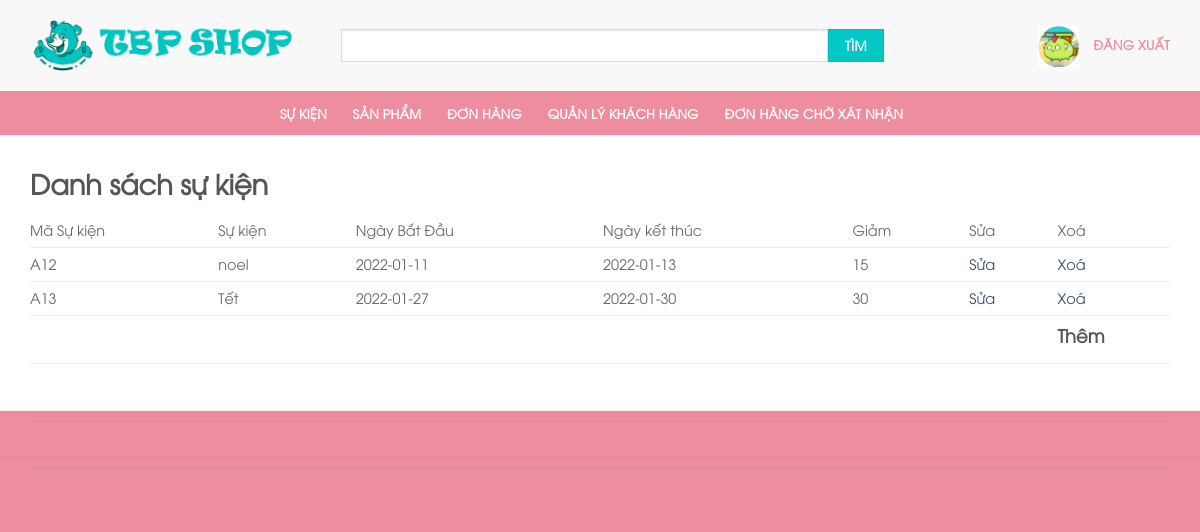
The app's page /admin.php with its own data.
### tables this page shows
CREATE TABLE `event` (
  `ID` varchar(100) NOT NULL,
  `Event` varchar(100) NOT NULL,
  `Start_date` varchar(12) NOT NULL,
  `End_end` varchar(12) NOT NULL,
  `Discount` int(11) NOT NULL,
  `Status` varchar(100) NOT NULL DEFAULT 'true'
);

### event.php (called while the page is built, shortened)
<?php
class event {
    public function showall($conn) {
        $sql = "SELECT * FROM event";
        $result = $conn->query($sql);
        return $result;
    }
}

### admin.php (the view, shortened to what this page needs)
<!DOCTYPE html>
<html lang="vi" class="loading-site no-js">
    <head>
        <link rel='stylesheet' id='wp-block-library-css'
              href='./includes/css/dist/block-library/style.min234e.css?ver=5.5.7' type='text/css' media='all' />
        <link rel='stylesheet' id='wc-block-vendors-style-css'
              href='./content/plugins/woocommerce/packages/woocommerce-blocks/build/vendors-style6b00.css?ver=3.4.0'
              type='text/css' media='all' />
        <link rel='stylesheet' id='wc-block-style-css'
              href='./content/plugins/woocommerce/packages/woocommerce-blocks/build/style6b00.css?ver=3.4.0'
              type='text/css' media='all' />
        <link rel='stylesheet' id='contact-form-7-css'
              href='./content/plugins/contact-form-7/includes/css/stylesde54.css?ver=5.3' type='text/css' media='all' />
        <link rel='stylesheet' id='wcva-shop-frontend-css'
              href='./content/plugins/woocommerce-colororimage-variation-select/css/shop-frontend234e.css?ver=5.5.7'
              type='text/css' media='all' />
        <link rel='stylesheet' id='dashicons-css' href='./includes/css/dashicons.min234e.css?ver=5.5.7' type='text/css'
              media='all' />
        <link rel='stylesheet' id='flatsome-ionicons-css'
              href='././maxcdn.bootstrapcdn.com/font-awesome/4.7.0/css/font-awesome.min234e.css?ver=5.5.7' type='text/css'
              media='all' />
        <link rel='stylesheet' id='flatsome-icons-css'
              href='./content/themes/flatsome/assets/css/fl-iconsae34.css?ver=3.12' type='text/css' media='all' />
        <link rel='stylesheet' id='flatsome-main-css'
              href='./content/themes/flatsome/assets/css/flatsomee56c.css?ver=3.12.2' type='text/css' media='all' />
        <link rel='stylesheet' id='flatsome-shop-css'
              href='./content/themes/flatsome/assets/css/flatsome-shope56c.css?ver=3.12.2' type='text/css' media='all' />
        <link rel='stylesheet' id='flatsome-style-css' href='./content/themes/web-khoi-nghiep/style6aec.css?ver=3.0'
              type='text/css' media='all' />
        <link rel="stylesheet" href="./admin/css/css.css">
    </head>
    <body
        <div class="archive post-type-archive post-type-archive-product theme-flatsome woocommerce woocommerce-page woocommerce-no-js lightbox nav-dropdown-has-arrow">
            <div id="wrapper">
                <header id="header" class="header has-sticky sticky-jump">
                    <div class="header-wrapper">
                        <div id="masthead" class="header-main hide-for-sticky">
                            <div class="header-inner flex-row container logo-left medium-logo-center" role="navigation">
                                <div id="logo" class="flex-col logo">
                                    <a href="admin.php" title="Gấu bông siêu đẹp - Một trang web mới sử dụng "
                                       rel="home">
                                        <img width="281" height="91" src="./content/uploads/2020/10/logoshop.png"
                                             class="header_logo header-logo" alt="Gấu bông siêu đẹp" /><img width="281"
                                             alt="Gấu bông siêu đẹp" /></a>
                                </div>
                                <div class="flex-col hide-for-medium flex-left flex-grow">
                                    <ul class="header-nav header-nav-main nav nav-left  nav-uppercase">
                                        <li class="header-search-form search-form html relative has-icon">
                                            <div class="header-search-form-wrapper">
                                                <div class="searchform-wrapper ux-search-box relative is-normal">
                                                    <form  method="post" class="searchform" action="#">
                                                        <div class="flex-row relative">
                                                            <div class="flex-col flex-grow">
                                                                <input type="text" id="woocommerce-product-search-field-0"
                                                                       class="search-field mb-0" value="" name="seach"  onkeydown="" />
                                                            </div>
                                                            <div class="flex-col">
                                                                <input type="submit" value="Tìm" name="timkiem"/>
                                                            </div>
                                                        </div>
                                                    </form>
                                                </div>
                                            </div>
                                        </li>
                                    </ul>
                                </div>
                                <div class="flex-col hide-for-medium flex-right">
                                    <ul class="header-nav header-nav-main nav nav-right  nav-uppercase">
                                        <li id="dangxuat" style="display: block;" title="ADMIN">
                                            <img src="admin/images/avata.png" alt="" srcset="" id="avatar">
                                            <a href="Dangnhap.php">
                                                <span id="Đăng xuất">
                                                    Đăng Xuất
                                                </span>
                                            </a>
                                        </li>
                                    </ul>
                                </div>
                            </div>
                            <div class="container">
                                <div class="top-divider full-width"></div>
                            </div>
                        </div>
                        <div id="wide-nav" class="header-bottom wide-nav nav-dark flex-has-center hide-for-medium">
                            <div class="flex-row container">
                                <div class="flex-col hide-for-medium flex-center">
                                    <ul class="nav header-nav header-bottom-nav nav-center  nav-spacing-xlarge nav-uppercase">
                                        <li id="menu-item-50"
                                            class="menu-item menu-item-type-post_type menu-item-object-page menu-item-home menu-item-50">
                                            <a href="admin.php" class="nav-top-link">Sự Kiện</a></li>
                                        <li id="menu-item-583"
                                            class="menu-item menu-item-type-taxonomy menu-item-object-product_cat menu-item-583">
                                            <a href="manageproduct.php" class="nav-top-link">Sản Phẩm</a></li>
                                        <li id="menu-item-584"
                                            class="menu-item menu-item-type-taxonomy menu-item-object-product_cat menu-item-584">
                                            <a href="donhang_xatnhan.php" class="nav-top-link">Đơn hàng</a></li>
                                        <li id="menu-item-585"
                                            class="menu-item menu-item-type-taxonomy menu-item-object-product_cat menu-item-585">
                                            <a href="managecustomer.php" class="nav-top-link">Quản lý khách hàng</a>
                                        </li>
                                        <li id="menu-item-586"
                                            class="menu-item menu-item-type-taxonomy menu-item-object-product_cat menu-item-586">
                                            <a href="donhang.php" class="nav-top-link">Đơn hàng chờ xát nhận</a></li>
                                    </ul>
                                </div>
                            </div>
                        </div>
                        <div class="header-bg-container fill">
                            <div class="header-bg-image fill"></div>
                            <div class="header-bg-color fill"></div>
                        </div>
                    </div>
                </header>
                <?php
                if (isset($_POST['timkiem'])) {
                    $seach = $_POST['seach'];
                    require_once './event.php';
                    require_once './Connett.php';
                    $call = new event("", "", "", "", "");
                    $result = $call->showallseachname($conn, $seach);
                    $s = 'block';
                } else {
                    require_once './event.php';
                    require_once './Connett.php';
                    $call = new event("", "", "", "", "");
                    $result = $call->showall($conn);
                }
                ?>
                <main id="main" class="">
                    <div class="row category-page-row">
                        <div class="col large-12">
                            <div class="shop-container">
                                <div class="woocommerce-notices-wrapper">
                                    <div class="container_center">
                                        <div class="container_center_header">
                                            <H1>Danh sách sự kiện</H1>
                                        </div>
                                        <div class="container_center_body">
                                            <table>
                                                <tr class="head_table">
                                                    <td>Mã Sự kiện</td>
                                                    <td>Sự kiện</td>
                                                    <td>Ngày Bắt Đầu</td>
                                                    <td>Ngày kết thúc</td>
                                                    <td>Giảm</td>
                                                    <td>Sửa</td>
                                                    <td>Xoá</td>
                                                </tr>
                                                <?php
                                                while ($row = $result->fetch_assoc()) {
                                                    if ($row['Status'] == "true") {
                                                        ?>
                                                        <tr>
                                                            <td><?php echo $row['ID']; ?></td>
                                                            <td><?php echo $row['Event']; ?></td>
                                                            <td><?php echo $row['Start_date']; ?></td>
                                                            <td><?php echo $row['End_end']; ?></td>
                                                            <td><?php echo $row['Discount'] ?></td>
                                                            <td><a href="edit_event.php?edit=<?php echo $row['ID']; ?>">Sửa</a></td>
                                                            <td><a href="admin.php?delete=<?php echo $row['ID']; ?>">Xoá</a></td>
                                                        </tr>
                                                        <?php
                                                    }
                                                }
                                                ?>
                                                <tr>
                                                    <td></td>
                                                    <td></td>
                                                    <td></td>
                                                    <td></td>
                                                    <td></td>
                                                    <td></td>
                                                    <td><a href="addevent.php"><h3>Thêm</h3></a></td>
                                                </tr>
                                            </table>
                                        </div>
                                    </div>
                                </div>
                            </div>
                        </div>
                </main>
                <footer id="footer" class="footer-wrapper">
                    <div class="absolute-footer dark medium-text-center text-center">
                        <div class="container clearfix">
                            <div class="footer-primary pull-left">
                                <div class="copyright-footer">
                                </div>
                            </div>
                        </div>
                    </div>
                </footer>
            </div>
        <footer id="footer" class="footer-wrapper">
            <div class="absolute-footer dark medium-text-center text-center">
                <div class="container clearfix">
                    <div class="footer-primary pull-left">
                        <div class="copyright-footer">
                        </div>
                    </div>
                </div>
            </div>
        </footer>
</body>
</html>

### records on screen
event: ID "A12", Event "noel", Start_date "2022-01-11", End_end "2022-01-13", Discount "15"
event: ID "A13", Event "Tết", Start_date "2022-01-27", End_end "2022-01-30", Discount "30"
